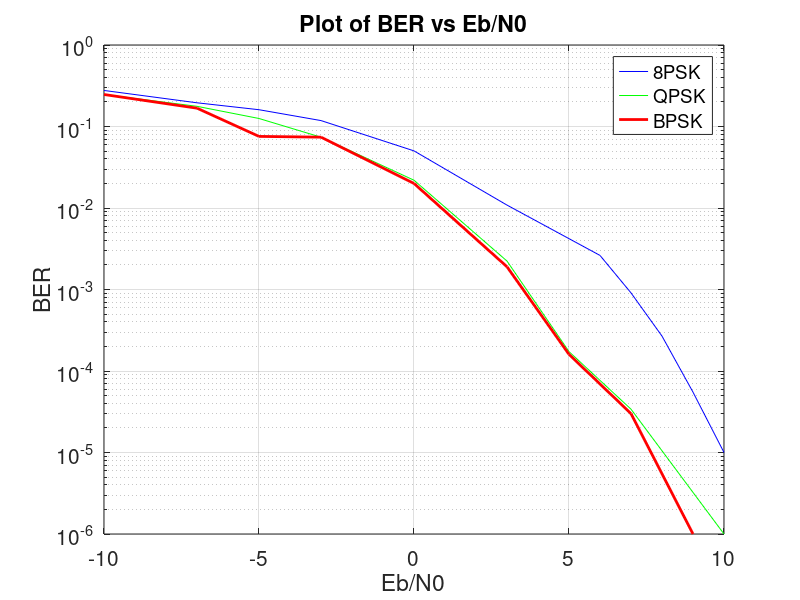

Here is the MATLAB script that generated this plot:
%Declaring the vectors
x = [-10,-7,-5,-3,0,3,6,7,8,9,10];
y = [0.27688,0.195387,0.16068,0.118225,0.05022,0.010855,0.002619,0.000909,0.000268,0.000055,0.00001];
x1 = [-10,-7,-5,-3,0,3,5,7,10];
y1 = [0.246632,0.176852,0.125387,0.073921,0.021916,0.002233,0.000173,0.000034,0.000001];
x2 = [-10,-7,-5,-3,0,3,5,7,9];
y2 = [0.247,0.1678,0.0756,0.074,0.020,0.0019,0.00016,0.00003,0.000001];

%plotting the graph
semilogy(x,y,'b',x1,y1,'g',x2,y2,'r','LineWidth',2);
grid on;
title('Plot of BER vs Eb/N0');
legend('8PSK','QPSK','BPSK');
xlabel('Eb/N0');
ylabel('BER');
set(gca,'FontSize',15);
